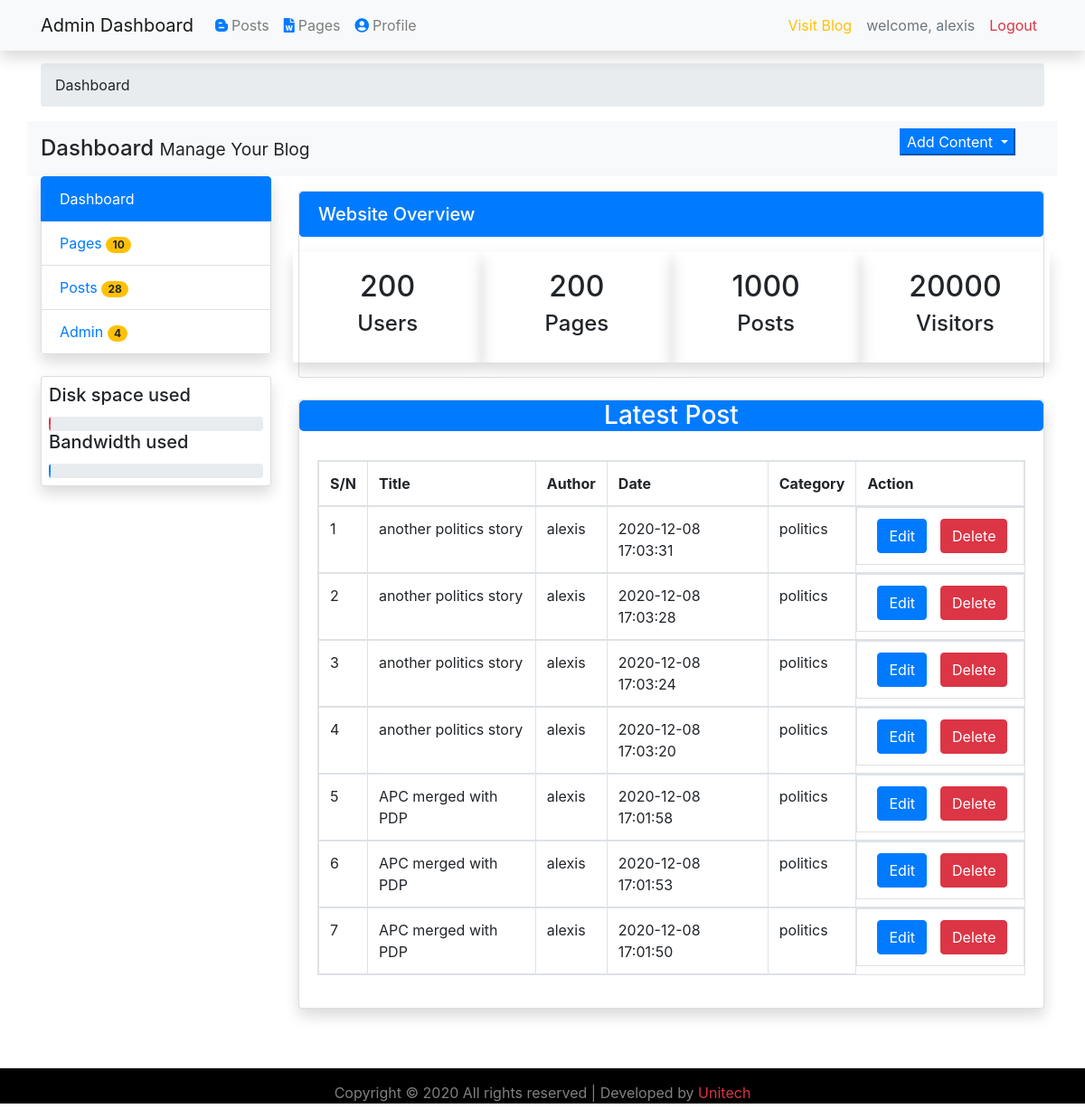
/admin/subdashboard.php (signed in), run on the app's committed database.
### tables this page shows
CREATE TABLE `subusers` (
  `id` int(11) NOT NULL,
  `fullname` varchar(200) NOT NULL,
  `username` varchar(100) NOT NULL,
  `email` varchar(200) NOT NULL,
  `password` text NOT NULL,
  `regdate` timestamp NOT NULL DEFAULT CURRENT_TIMESTAMP ON UPDATE CURRENT_TIMESTAMP
);

CREATE TABLE `posts` (
  `id` int(11) NOT NULL,
  `post_title` varchar(500) NOT NULL,
  `post_author` varchar(200) NOT NULL,
  `post_desc` text NOT NULL,
  `image_dir` varchar(500) NOT NULL,
  `post_category` varchar(200) NOT NULL,
  `post_date` timestamp NOT NULL DEFAULT CURRENT_TIMESTAMP ON UPDATE CURRENT_TIMESTAMP,
  `post_tag` varchar(500) NOT NULL,
  `post_content` text NOT NULL
);

### admin/subdashboard.php (the view, shortened to what this page needs)
<?php
    require_once '../connection/db.php';
            $id = $_SESSION['id'];
            $query = "SELECT * FROM subusers WHERE id=?";
            $stmt = $conn->prepare($query);
            $stmt->bind_param('i',$id);
			if ($stmt->execute()) {
				$process = $stmt->get_result();
				$result = $process->fetch_assoc();
				$username = $result['username'];
			}
				$query = "SELECT * FROM posts ORDER BY id DESC LIMIT 7";
				$stmt = $conn->prepare($query);
				if($stmt->execute()){
					$process = $stmt->get_result();
				}
				else{
					$error = '<div class="alert alert-danger">Error fetching contents! Try again later.</div>';
				}
?>
<!DOCTYPE html>
<html>
<head>
	<link rel="stylesheet" type="text/css" href="../css/bootstrap.min.css">
	<link rel="stylesheet" type="text/css" href="../css/style.css">
	<link rel="stylesheet" type="text/css" href="../css/all.css">
	<link rel="stylesheet" type="text/css" href="../css/fontawesome.min.css">
</head>
		<body>
        						<?php include '../includes/header.php'; ?>
								<section id="maincontent">
									<?php include '../includes/sidebar.php'; ?>
									<div class="col-md-9 my-3">
											<div class="card">
												<div>
													<h5 class="list-group-item active" href="#">Website Overview</h5>
												</div>
												<div class="row p-2">
													<div class="col-md-3 my-2 card-body shadow text-center">
															<h2>200</h2>
															<h4>Users</h4>
													</div>
														<div class="col-md-3 my-2 text-center card-body shadow">
															<h2>200</h2>
															<h4>Pages</h4>
													</div>
													<div class="col-md-3 my-2 text-center card-body shadow">
															<h2>1000</h2>
															<h4>Posts</h4>
													</div>
													<div class="col-md-3 my-2 text-center card-body shadow">
															<h2>20000</h2>
															<h4>Visitors</h4>
													</div>
												</div>
											</div><br>
										<div class="card shadow">
												<div>
													<h3 style="border-radius: 5px;" class="card-title bg-primary text-center text-white">Latest Post</h3>
												</div>
												<div class="card-body">
													<table class="table table-bordered table-responsive table-hover">
														<thead>
															<tr>
																<th>S/N</th>
																<th>Title</th>
																<th>Author</th>
																<th>Date</th>
																<th>Category</th>
																<th>Action</th>
															</tr>
														</thead>
														<?php
															$count = 1;
															while ($result = $process->fetch_assoc()) {?>
														<tbody>
															<tr>
																<?php $pid = $result['id'];?>
																<td><?php echo $count;?></td>
																<td><?php echo $result['post_title'];?></td>
																<td><?php echo $result['post_author'];?></td>
																<td><?php echo $result['post_date'];?></td>
																<td><?php echo $result['post_category'];?></td>
																<td style="display:flex;">
																<button type="submit" name="edit" class="btn btn-primary">
                                                                <a style="color:white;text-decoration:none;" href="editpost.php?pid=<?php echo $pid;?>">Edit</a>
                                                                </button>
                                                                <button class="btn btn-danger" name="delete">
                                                                <a style="color:white;text-decoration:none;" href="deletepost.php?pid=<?php echo $pid;?>">Delete
                                                                </a>
                                                                </button>
																</td>
															</tr>
														</tbody>
														<?php $count = $count +1; }?>
													</table>
												</div>
											</div>
										</div>
										</div>
									</div>
					</section>
						<?php include '../includes/footer.php'; ?>
</body>
</html>

### includes/header.php (shortened to what this page needs)
	<section id="navbar">
		<nav class="navbar navbar-expand-lg fixed-top navbar-light bg-light shadow">
		<div class="container">
			<a class="navbar-brand" href="subdashboard.php">Admin Dashboard</a>
			<div class="collapse navbar-collapse" id="navbarNav">
			<ul class="navbar-nav">
				<li class="nav-item"><a class="nav-link" href="post.php"><i class="fab fa-blogger-b mr-1 text-primary"></i>Posts</a></li>
				<li class="nav-item"><a class="nav-link" href="#"><i class="fa fa-file-word text-primary mr-1"></i>Pages</a></li>
				<li class="nav-item"><a class="nav-link" href="profile.php?prid=<?=$id;?>"><i class="fas fa-user-circle mr-1 text-primary"></i>Profile</a></li>
         	</ul>
			<ul class="navbar-nav ml-auto">
				<li class="nav-item"><a class="nav-link text-warning" href="../index.php">Visit Blog</a></li>
				<li class="nav-item"><a class="nav-link text-secondary" href="#"><?= 'welcome, '.$username; ?></a></li>
				<li class="nav-item"><a class="nav-link text-danger" href="logout.php"><i class="fa fa-sign-out" arial-hidden="true"></i>Logout</a></li>
         	</ul>
		</div>
	</div>
</nav>
</section>
									<div class="container">
										<ol class="breadcrumb">
											<li class="active">Dashboard</li>
										</ol>
									</div>
							<header id="header">
								<div class="container">
									<div class="row bg-light py-2">
										<div class="col-md-10">
											<h4 class="card-title my-2">Dashboard <small class="card-text">Manage Your Blog</small></h4>
										</div>
										<div class="col-md-2">
											<div class="dropdown">
											    	<button type="button" class="dropdown-toggle btn-primary" href="#" data-toggle="dropdown" arial-haspopup="true" arial-expanded="false" id="dropdownMenuButton">
													Add Content
												</button>
											</div>
										</div>
									</div>
								</div>
							</header>

### css/style.css (style rules this page uses)
body { scroll-behavior: smooth; }
#navbar { margin-bottom: 70px; }
tr > td > button { margin-left: 10px !important; }
tr > td > button > a { text-decoration: none !important; color: white !important; }

### css/all.css (style rules this page uses)
.fa, .fas, .far, .fal, .fad, .fab { -moz-osx-font-smoothing: grayscale; -webkit-font-smoothing: antialiased; display: inline-block; font-style: normal; font-variant: normal; text-rendering: auto; line-height: 1; }
.fa-blogger-b:before { content: "\f37d"; }
.fa-file-word:before { content: "\f1c2"; }
.fa-user-circle:before { content: "\f2bd"; }
.fab { font-family: 'Font Awesome 5 Brands'; font-weight: 400; }
.fa, .fas { font-family: 'Font Awesome 5 Free'; font-weight: 900; }

### admin/subdashboard.php (style rules this page uses)
td > button { margin-right: 5px; }

### data on the page
subusers: username "alexis"
posts: post_title "another politics story", post_author "alexis", post_date "2020-12-08 17:03:31", post_category "politics"
posts: post_title "another politics story", post_author "alexis", post_date "2020-12-08 17:03:28", post_category "politics"
posts: post_title "another politics story", post_author "alexis", post_date "2020-12-08 17:03:24", post_category "politics"
posts: post_title "another politics story", post_author "alexis", post_date "2020-12-08 17:03:20", post_category "politics"
posts: post_title "APC merged with PDP", post_author "alexis", post_date "2020-12-08 17:01:58", post_category "politics"
posts: post_title "APC merged with PDP", post_author "alexis", post_date "2020-12-08 17:01:53", post_category "politics"
posts: post_title "APC merged with PDP", post_author "alexis", post_date "2020-12-08 17:01:50", post_category "politics"

### other printed values
$fetch['posted'] "28"
$fetch_users['reg_users'] "4"
